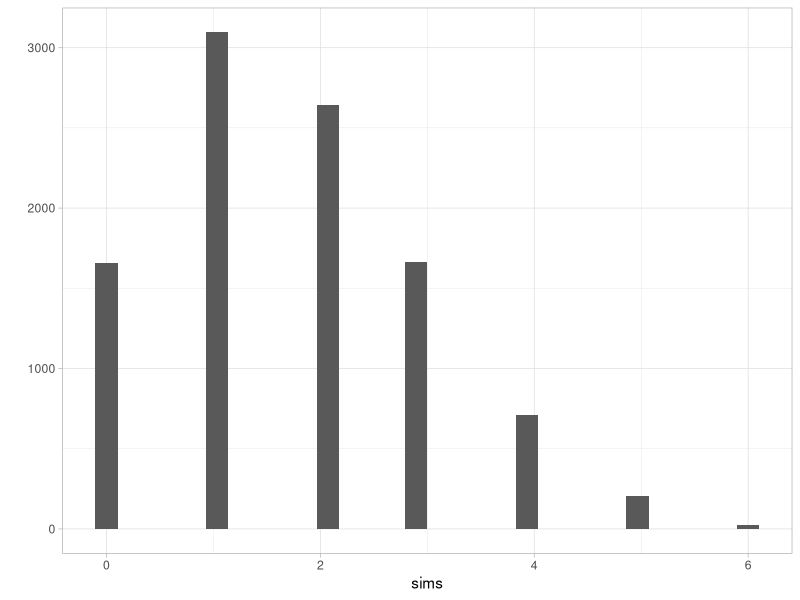
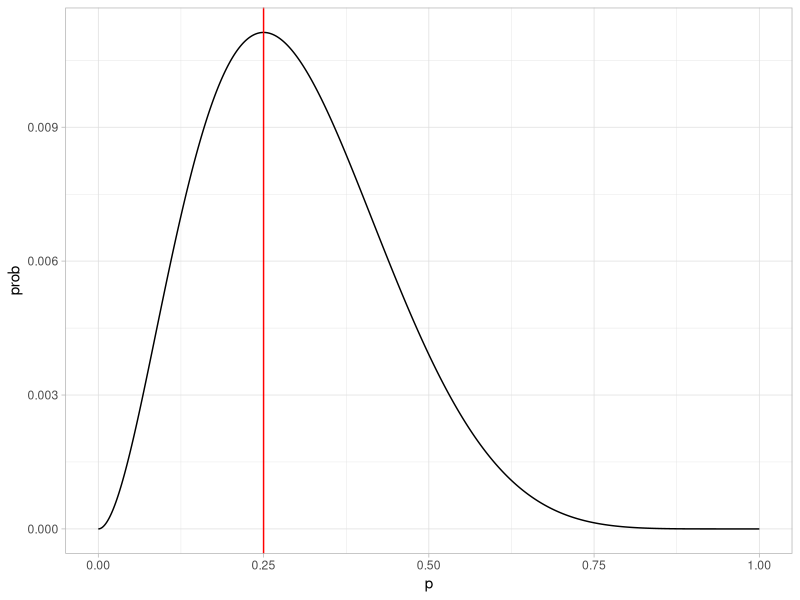
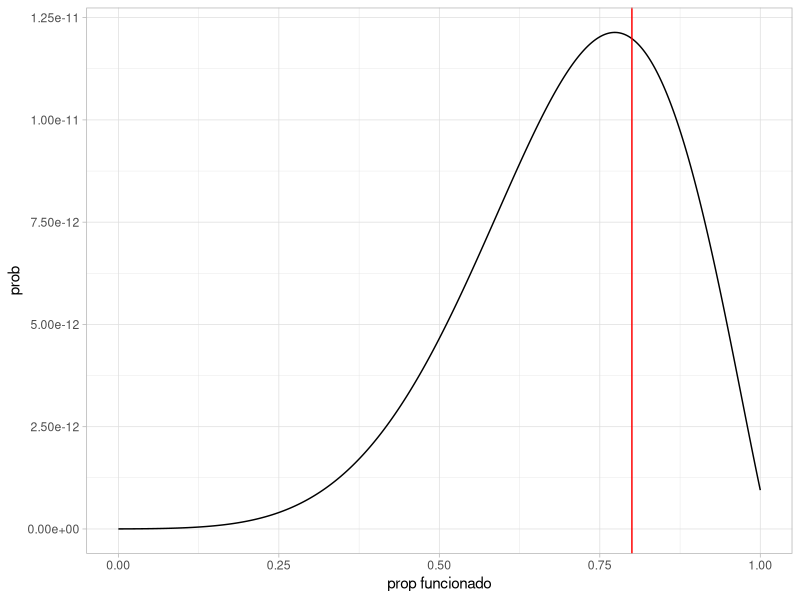

Write R code to recreate these figures, in order.
## ---- chunk 1
knitr::opts_chunk$set(
    comment = "#>",
    collapse = TRUE,
    fig.align = "center", 
    error = FALSE,
    cache = FALSE
)
ggplot2::theme_set(ggplot2::theme_light())
library(tidyverse)
library(patchwork)
library(kableExtra)
## ---- chunk 2
baraja <- tibble(numero = 1:13) %>% 
   crossing(tibble(figura = c("C", "D", "T", "P"))) %>% 
   mutate(carta = paste(numero, figura))
nrow(baraja)
baraja
## ---- chunk 3
cartas <- baraja$carta
exp_3_cartas <- function(cartas){
   sample(cartas, 3) 
}
set.seed(132185)
exp_3_cartas(cartas)
## ---- chunk 4
sims <- map(1:20000, ~ exp_3_cartas(cartas))
sims[1:5]
## ---- chunk 5
sims %>% 
   map_lgl(~ str_detect(.x[1], "C")) %>% 
   mean()
## ---- chunk 6
sims_F <- sims %>%
   keep(~ str_detect(.x[2], "C") & str_detect(.x[3], "C"))
length(sims_F)
sims_F[1:5]
## ---- chunk 7
sims_F  %>% 
   map_lgl(~ str_detect(.x[1], "C")) %>% 
   mean()
## ---- chunk 8
probs_x <- rep(1/6, 6)
probs_y_x = 0.5^(1:6)
sum(probs_y_x * probs_x)
## ---- chunk 9
simular_soles <- function(){
   dado <- sample(1:6, 1)
   soles <- sample(c("sol", "águila"), dado, replace = TRUE)
   num_soles = sum(as.numeric(soles == "sol"))
   num_soles
}
set.seed(82332)
simular_soles()
## ---- chunk 10
sims <- map_dbl(1:10000, ~ simular_soles())
qplot(sims)
## ---- chunk 11
sum(sims==0) / length(sims)
## ---- chunk 12
verosimilitud <- function(p){
  p^2 * (1-p)^6
}
dat_verosim <- tibble(x = seq(0,1, 0.001)) %>% mutate(prob = map_dbl(x, verosimilitud))
ggplot(dat_verosim, aes(x = x, y = prob)) + geom_line() +
  geom_vline(xintercept = 0.25, color = "red") +
  xlab("p")
## ---- chunk 13
calc_verosim <- function(r){
  q_func <- 0.03^r*(0.97)^(10-r)
  q_falla <- 0.2^r*(0.8)^(10-r)
  function(p){
    #nota: esta no es la mejor manera de calcularlo, hay 
    # que usar logaritmos.
    prod(p*q_func + (1-p)*q_falla)
  }
}
verosim <- calc_verosim(c(1, 0, 0, 3, 0, 0, 0, 2, 1, 0, 0))
verosim(0.1)
## ---- chunk 14
dat_verosim <- tibble(x = seq(0,1, 0.001)) %>% mutate(prob = map_dbl(x, verosim))
ggplot(dat_verosim, aes(x = x, y = prob)) + geom_line() +
  geom_vline(xintercept = 0.8, color = "red") +
  xlab("prop funcionado")
## ---- chunk 15
p <- 0.1
proba <- (p ^ 800)*(1-p)^200
proba
## ---- chunk 16
log_proba <- 800 * log(p) + 200 * log(1-p)
log_proba
